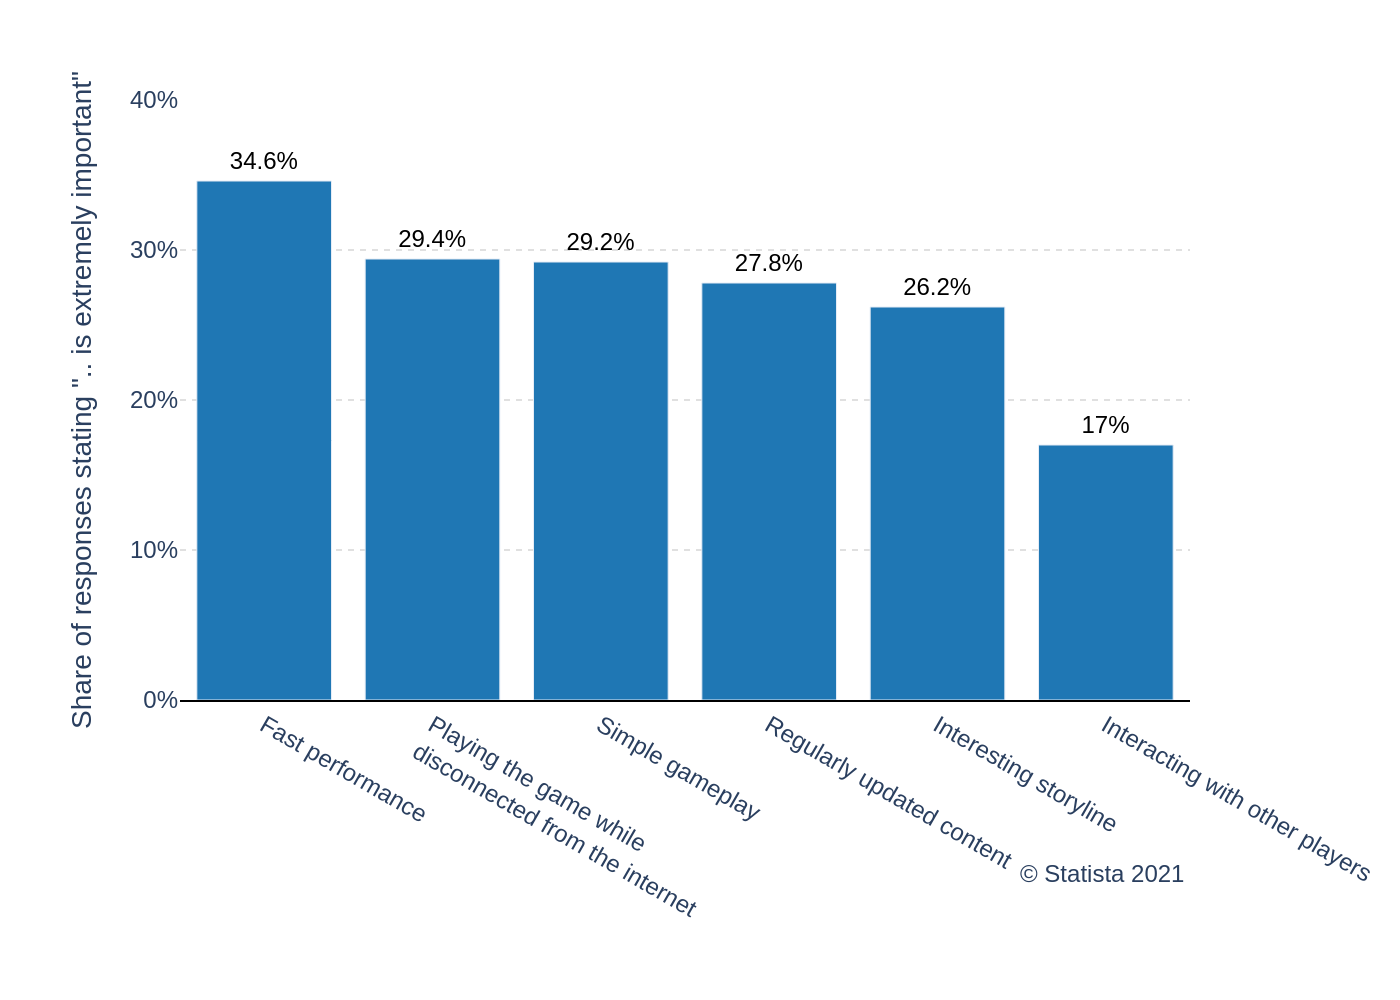

The script that drew this image:
import sys
import json
import plotly.graph_objects as go

if len(sys.argv) != 2:
    print(f"Usage: python {sys.argv[0]} <json_file_path>")
    sys.exit(1)

json_file_path = sys.argv[1]

try:
    with open(json_file_path, 'r', encoding='utf-8') as f:
        config = json.load(f)
except FileNotFoundError:
    print(f"Error: File not found at {json_file_path}")
    sys.exit(1)
except json.JSONDecodeError:
    print(f"Error: Could not decode JSON from {json_file_path}")
    sys.exit(1)

chart_data = config['chart_data']
texts = config['texts']
colors = config['colors']

categories = [item['category'] for item in chart_data]
values = [item['value'] for item in chart_data]
display_texts = [item['display_text'] for item in chart_data]

fig = go.Figure()

fig.add_trace(go.Bar(
    x=categories,
    y=values,
    text=display_texts,
    textposition='outside',
    marker_color=colors[0],
    cliponaxis=False
))

fig.update_layout(
    font=dict(family="Arial", size=12),
    plot_bgcolor='white',
    paper_bgcolor='white',
    margin=dict(l=90, r=20, t=50, b=150),
    showlegend=False,
    xaxis=dict(
        title_text=texts['x_axis_title'],
        showgrid=False,
        zeroline=False,
        linecolor='black',
        automargin=True
    ),
    yaxis=dict(
        title_text=texts['y_axis_title'],
        showgrid=True,
        gridcolor='#e0e0e0',
        griddash='dot',
        zeroline=False,
        range=[0, 40],
        dtick=10,
        ticksuffix='%'
    ),
    annotations=[
        dict(
            showarrow=False,
            text=texts.get('source', ''),
            xref="paper",
            yref="paper",
            x=1.0,
            y=-0.32,
            xanchor='right',
            yanchor='bottom',
            align='right',
            font=dict(size=12)
        )
    ]
)

fig.update_traces(textfont_size=12, textfont_color='black')

base_filename = json_file_path.split('/')[-1].rsplit('.', 1)[0]
output_image_filename = f"{base_filename}.png"

fig.write_image(output_image_filename, scale=2)

print(f"Chart saved to {output_image_filename}")
